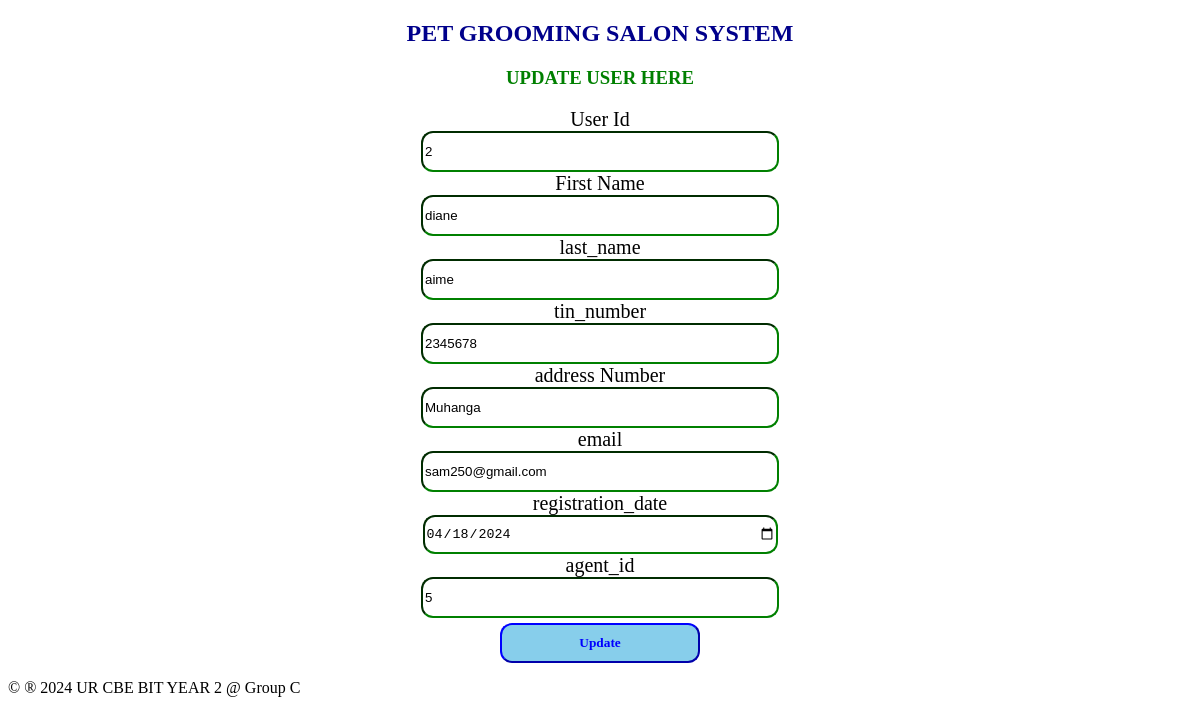
Screenshot of /user_edit.php?uid=2 with the database file from the repository.
### tables this page shows
CREATE TABLE `user` (
  `uid` int(11) NOT NULL,
  `first_name` varchar(100) NOT NULL,
  `last_name` varchar(100) NOT NULL,
  `tin_number` int(25) NOT NULL,
  `address` varchar(100) NOT NULL,
  `email` varchar(100) NOT NULL,
  `registration_date` date NOT NULL,
  `agent_id` int(11) DEFAULT NULL
);

### user_edit.php (the view, shortened to what this page needs)
<?php
include"dbconnection.php";
if ($_SERVER['REQUEST_METHOD'] == 'GET') {
  $uid = $_GET["uid"];
    $sql = "SELECT * FROM user WHERE uid=$uid";
    $result = $conn->query($sql);
    if ($result->num_rows > 0) {
        $row = $result->fetch_assoc();
        $first_name = $row["first_name"];
        $last_name = $row["last_name"];
        $tin_number = $row["tin_number"];
        $address = $row["address"];
        $email = $row["email"];
        $registration_date = $row["registration_date"];
        $agent_id = $row["agent_id"];
    } else {
        header("location:user_table.php");
        exit;
    }
}
?>
<!DOCTYPE html>
<html>
<head>
</head>
<body>
<center>
    <h2>PET GROOMING SALON SYSTEM </h2>
    <h3 style="color:green;">UPDATE USER HERE</h3>
    <form method="POST" onsubmit="return confirmUpdate();">
    <label>User Id</label><br>
    <input type="text" name="uid" readonly class="input" value="<?php echo $uid; ?>"><br>
     <label>First Name</label><br>
    <input type="text" name="first_name"  class="input" value="<?php echo $first_name; ?>"><br>
    <label>last_name</label><br>
    <input type="text" name="last_name" class="input" value="<?php echo $last_name; ?>"><br>
    <label>tin_number </label><br>
    <input type="text" name="tin_number" readonly value="<?php echo $tin_number; ?>" class="input"><br>
    <label>address Number</label><br>
    <input type="text" name="address" value="<?php echo $address; ?>" class="input"><br>
    <label>email</label><br>
    <input type="text" name="email" value="<?php echo $email; ?>" class="input"><br>
    <label>registration_date</label><br>
    <input type="date" name="registration_date" value="<?php echo $registration_date; ?>" class="input"><br>
    <label>agent_id</label><br>
    <input type="text" name="agent_id" value="<?php echo $agent_id; ?>" class="input"><br>
    <input type="submit" name="submit" value="Update" class="sb">
</form>
</center>
        <footer>
            <p>&copy &reg 2024 UR CBE BIT YEAR 2 @ Group C</p>
        </footer>
</body>
</html>

### user_edit.php (style rules this page uses)
h2 { font-family:Castellar; color: darkblue; }
label { font-family: elephant; font-size: 20px; }
.sb { font-family:Georgia; padding: 10px; border-color: blue; background-color: skyblue; width: 200px; margin-top: 5px; border-radius: 12px; font-weight: bold; color: blue; }
.input { width: 350px; height: 35px; border-radius: 12px; border-color: green; }

### rows the page displays
user: first_name "diane", last_name "aime", tin_number "2345678", address "Muhanga", email "sam250@gmail.com", registration_date "04/18/2024", agent_id "5"
